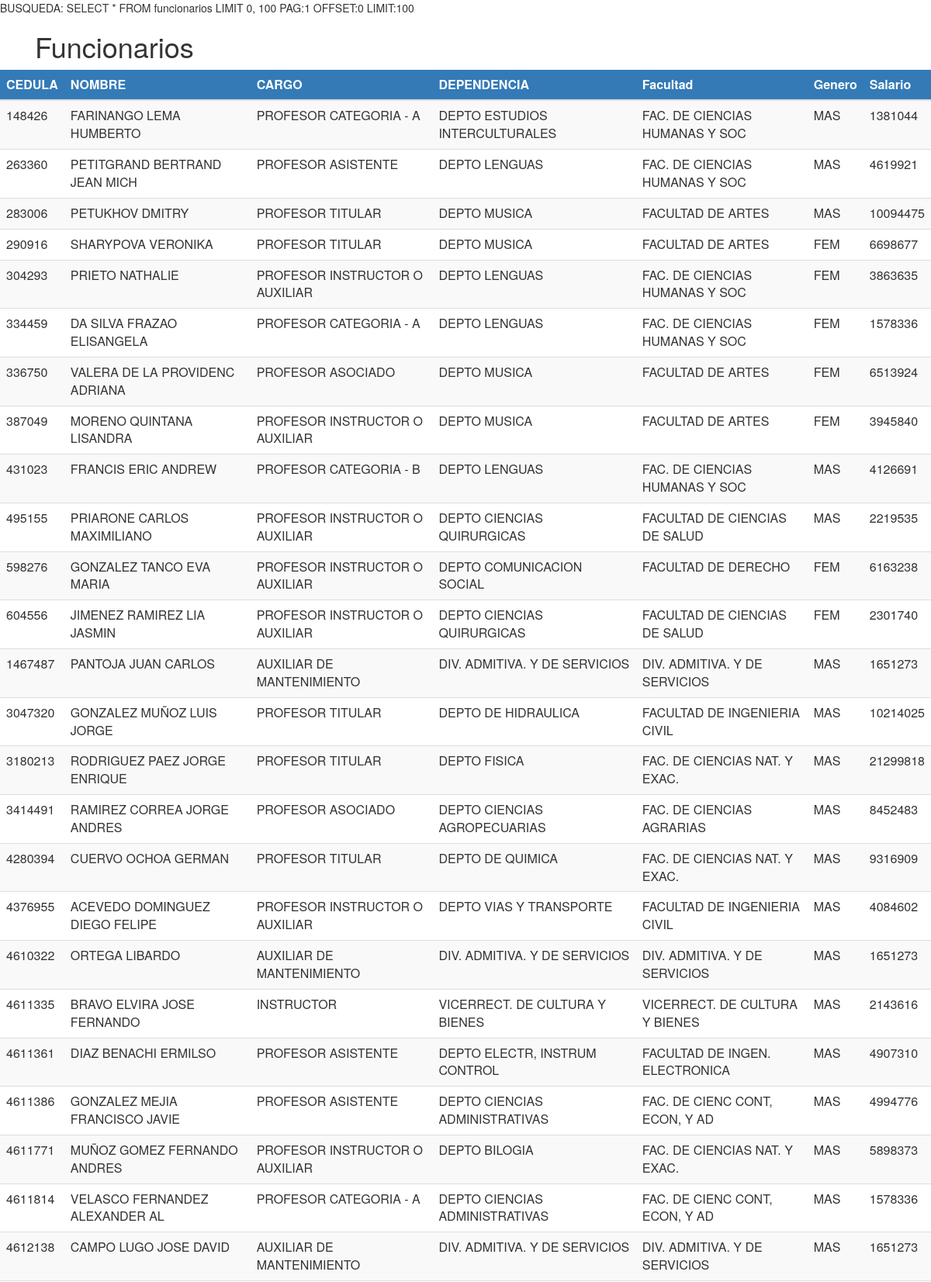
/logic/paginacion2.php (upper part), run on the app's committed database.
### tables this page shows
CREATE TABLE `funcionarios` (
  `Cedula` int(11) NOT NULL,
  `Nombre` varchar(30) NOT NULL,
  `Cargo` varchar(30) NOT NULL,
  `Departamento` varchar(30) NOT NULL,
  `Facultad` varchar(30) NOT NULL,
  `Genero` varchar(20) NOT NULL,
  `Salario` int(30) NOT NULL,
  `Estado` varchar(20) NOT NULL
);

### logic/paginacion.php (the view, shortened to what this page needs)
<?php
    include("../conexion.php");
    $limit=100;
    if(isset($_GET['pag'])) {
        $pag = $_GET['pag'];
    } else {
        $pag = 1;
    }
    $offset=($pag-1)*$limit;
    echo 'BUSQUEDA: '."SELECT * FROM funcionarios LIMIT $offset, $limit".' PAG:'.$pag.' OFFSET:'.$offset.' LIMIT:'.$limit;
    $busqueda = $conectar->query("SELECT * FROM funcionarios ORDER BY Cedula LIMIT $offset, $limit");
    $busquedaTotal = $conectar->query("SELECT * FROM funcionarios");
    $total=$busquedaTotal->num_rows;
    $tabla = '';
    while($fila = $busqueda->fetch_assoc()){
        $tabla .= '<tr>
                        <td>'.$fila['Cedula'].'</td>
                        <td>'.$fila['Nombre'].'</td>
                        <td>'.$fila['Cargo'].'</td>
                        <td>'.$fila['Departamento'].'</td>
                        <td>'.$fila['Facultad'].'</td>
                        <td>'.$fila['Genero'].'</td>
                        <td>'.$fila['Salario'].'</td>
                    </tr>';
    }
    $tabla .= '<tr><td class="text-center" colspan="4">';
        $totalpag = ceil($total/$limit);
        $links = array();
        for($i=1; $i<=$totalpag; $i++){
            $links[] = '<a style="border:solid 1px blue; padding-left:.6%; padding-right:.6%; padding-top:.25%; padding-bottom:.25%;" href="?pag='.$i.'" class="btn btn-primary">'.$i.'</a>';
        }
        $tabla .= implode(" ", $links);
    $tabla .= ' </td>
                </tr>';
?>

### logic/paginacion2.php (shortened to what this page needs)
<?php
include('paginacion.php');
?>
<!DOCTYPE html>
<html lang="en">
<head>
    <link rel="stylesheet" href="https://maxcdn.bootstrapcdn.com/bootstrap/3.3.7/css/bootstrap.min.css">
</head>
<body>
    <header>
        <div class="container">
            <div class="col-md-12">
                <h1>Funcionarios</h1>
            </div>
    </header>
    <section>
        <table class="table table-striped table-hover">
            <thead>
                <tr class="bg-primary">
                    <th>CEDULA</th>
                    <th>NOMBRE</th>
                    <th>CARGO</th>
                    <th>DEPENDENCIA</th>
                    <th>Facultad</th>
                    <th>Genero</th>
                    <th>Salario</th>
                </tr>
            </thead>
            <tbody>
                <?php echo $tabla; ?>
            </tbody>
        </table>
    </section>
</body>
</html>

### data on the page
funcionarios: Cedula "148426", Nombre "FARINANGO LEMA HUMBERTO", Cargo "PROFESOR CATEGORIA - A", Departamento "DEPTO ESTUDIOS INTERCULTURALES", Facultad "FAC. DE CIENCIAS HUMANAS Y SOC", Genero "MAS", Salario "1381044"
funcionarios: Cedula "263360", Nombre "PETITGRAND BERTRAND JEAN MICH", Cargo "PROFESOR ASISTENTE", Departamento "DEPTO LENGUAS", Facultad "FAC. DE CIENCIAS HUMANAS Y SOC", Genero "MAS", Salario "4619921"
funcionarios: Cedula "283006", Nombre "PETUKHOV DMITRY", Cargo "PROFESOR TITULAR", Departamento "DEPTO MUSICA", Facultad "FACULTAD DE ARTES", Genero "MAS", Salario "10094475"
funcionarios: Cedula "290916", Nombre "SHARYPOVA VERONIKA", Cargo "PROFESOR TITULAR", Departamento "DEPTO MUSICA", Facultad "FACULTAD DE ARTES", Genero "FEM", Salario "6698677"
funcionarios: Cedula "304293", Nombre "PRIETO NATHALIE", Cargo "PROFESOR INSTRUCTOR O AUXILIAR", Departamento "DEPTO LENGUAS", Facultad "FAC. DE CIENCIAS HUMANAS Y SOC", Genero "FEM", Salario "3863635"
funcionarios: Cedula "334459", Nombre "DA SILVA FRAZAO ELISANGELA", Cargo "PROFESOR CATEGORIA - A", Departamento "DEPTO LENGUAS", Facultad "FAC. DE CIENCIAS HUMANAS Y SOC", Genero "FEM", Salario "1578336"
funcionarios: Cedula "336750", Nombre "VALERA DE LA PROVIDENC ADRIANA", Cargo "PROFESOR ASOCIADO", Departamento "DEPTO MUSICA", Facultad "FACULTAD DE ARTES", Genero "FEM", Salario "6513924"
funcionarios: Cedula "387049", Nombre "MORENO QUINTANA LISANDRA", Cargo "PROFESOR INSTRUCTOR O AUXILIAR", Departamento "DEPTO MUSICA", Facultad "FACULTAD DE ARTES", Genero "FEM", Salario "3945840"
funcionarios: Cedula "431023", Nombre "FRANCIS ERIC ANDREW", Cargo "PROFESOR CATEGORIA - B", Departamento "DEPTO LENGUAS", Facultad "FAC. DE CIENCIAS HUMANAS Y SOC", Genero "MAS", Salario "4126691"
funcionarios: Cedula "495155", Nombre "PRIARONE CARLOS MAXIMILIANO", Cargo "PROFESOR INSTRUCTOR O AUXILIAR", Departamento "DEPTO CIENCIAS QUIRURGICAS", Facultad "FACULTAD DE CIENCIAS DE SALUD", Genero "MAS", Salario "2219535"
funcionarios: Cedula "598276", Nombre "GONZALEZ TANCO EVA MARIA", Cargo "PROFESOR INSTRUCTOR O AUXILIAR", Departamento "DEPTO COMUNICACION SOCIAL", Facultad "FACULTAD DE DERECHO", Genero "FEM", Salario "6163238"
funcionarios: Cedula "604556", Nombre "JIMENEZ RAMIREZ LIA JASMIN", Cargo "PROFESOR INSTRUCTOR O AUXILIAR", Departamento "DEPTO CIENCIAS QUIRURGICAS", Facultad "FACULTAD DE CIENCIAS DE SALUD", Genero "FEM", Salario "2301740"
funcionarios: Cedula "1467487", Nombre "PANTOJA JUAN CARLOS", Cargo "AUXILIAR DE MANTENIMIENTO", Departamento "DIV. ADMITIVA. Y DE SERVICIOS", Facultad "DIV. ADMITIVA. Y DE SERVICIOS", Genero "MAS", Salario "1651273"
funcionarios: Cedula "3047320", Nombre "GONZALEZ MUÑOZ LUIS JORGE", Cargo "PROFESOR TITULAR", Departamento "DEPTO DE HIDRAULICA", Facultad "FACULTAD DE INGENIERIA CIVIL", Genero "MAS", Salario "10214025"
funcionarios: Cedula "3180213", Nombre "RODRIGUEZ PAEZ JORGE ENRIQUE", Cargo "PROFESOR TITULAR", Departamento "DEPTO FISICA", Facultad "FAC. DE CIENCIAS NAT. Y EXAC.", Genero "MAS", Salario "21299818"
funcionarios: Cedula "3414491", Nombre "RAMIREZ CORREA JORGE ANDRES", Cargo "PROFESOR ASOCIADO", Departamento "DEPTO CIENCIAS AGROPECUARIAS", Facultad "FAC. DE CIENCIAS AGRARIAS", Genero "MAS", Salario "8452483"
funcionarios: Cedula "4280394", Nombre "CUERVO OCHOA GERMAN", Cargo "PROFESOR TITULAR", Departamento "DEPTO DE QUIMICA", Facultad "FAC. DE CIENCIAS NAT. Y EXAC.", Genero "MAS", Salario "9316909"
funcionarios: Cedula "4376955", Nombre "ACEVEDO DOMINGUEZ DIEGO FELIPE", Cargo "PROFESOR INSTRUCTOR O AUXILIAR", Departamento "DEPTO VIAS Y TRANSPORTE", Facultad "FACULTAD DE INGENIERIA CIVIL", Genero "MAS", Salario "4084602"
funcionarios: Cedula "4610322", Nombre "ORTEGA LIBARDO", Cargo "AUXILIAR DE MANTENIMIENTO", Departamento "DIV. ADMITIVA. Y DE SERVICIOS", Facultad "DIV. ADMITIVA. Y DE SERVICIOS", Genero "MAS", Salario "1651273"
funcionarios: Cedula "4611335", Nombre "BRAVO ELVIRA JOSE FERNANDO", Cargo "INSTRUCTOR", Departamento "VICERRECT. DE CULTURA Y BIENES", Facultad "VICERRECT. DE CULTURA Y BIENES", Genero "MAS", Salario "2143616"
funcionarios: Cedula "4611361", Nombre "DIAZ BENACHI ERMILSO", Cargo "PROFESOR ASISTENTE", Departamento "DEPTO ELECTR, INSTRUM CONTROL", Facultad "FACULTAD DE INGEN. ELECTRONICA", Genero "MAS", Salario "4907310"
funcionarios: Cedula "4611386", Nombre "GONZALEZ MEJIA FRANCISCO JAVIE", Cargo "PROFESOR ASISTENTE", Departamento "DEPTO CIENCIAS ADMINISTRATIVAS", Facultad "FAC. DE CIENC CONT, ECON, Y AD", Genero "MAS", Salario "4994776"
funcionarios: Cedula "4611771", Nombre "MUÑOZ GOMEZ FERNANDO ANDRES", Cargo "PROFESOR INSTRUCTOR O AUXILIAR", Departamento "DEPTO BILOGIA", Facultad "FAC. DE CIENCIAS NAT. Y EXAC.", Genero "MAS", Salario "5898373"
funcionarios: Cedula "4611814", Nombre "VELASCO FERNANDEZ ALEXANDER AL", Cargo "PROFESOR CATEGORIA - A", Departamento "DEPTO CIENCIAS ADMINISTRATIVAS", Facultad "FAC. DE CIENC CONT, ECON, Y AD", Genero "MAS", Salario "1578336"
funcionarios: Cedula "4612138", Nombre "CAMPO LUGO JOSE DAVID", Cargo "AUXILIAR DE MANTENIMIENTO", Departamento "DIV. ADMITIVA. Y DE SERVICIOS", Facultad "DIV. ADMITIVA. Y DE SERVICIOS", Genero "MAS", Salario "1651273"

### other printed values
$offset "0"
$limit "100"
$pag "1"
